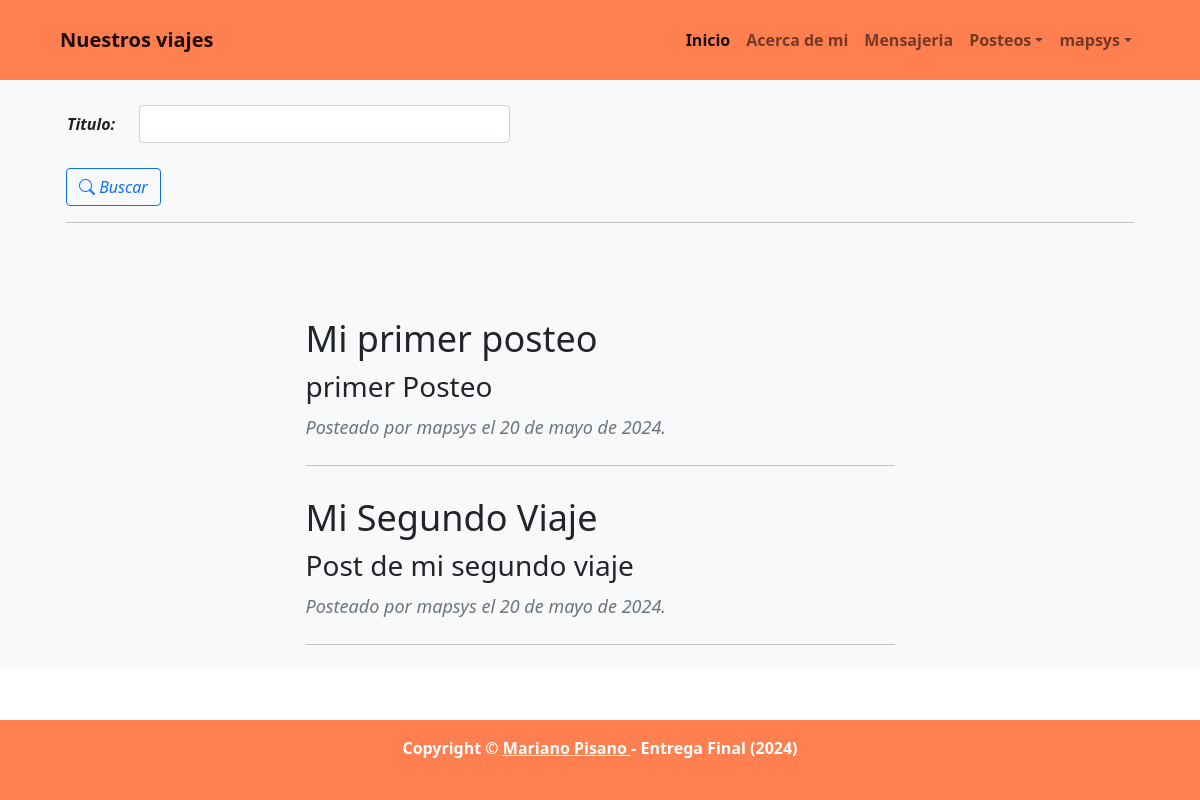
/posteos/posteos/buscar (signed in), run on an earlier commit of the app's database.
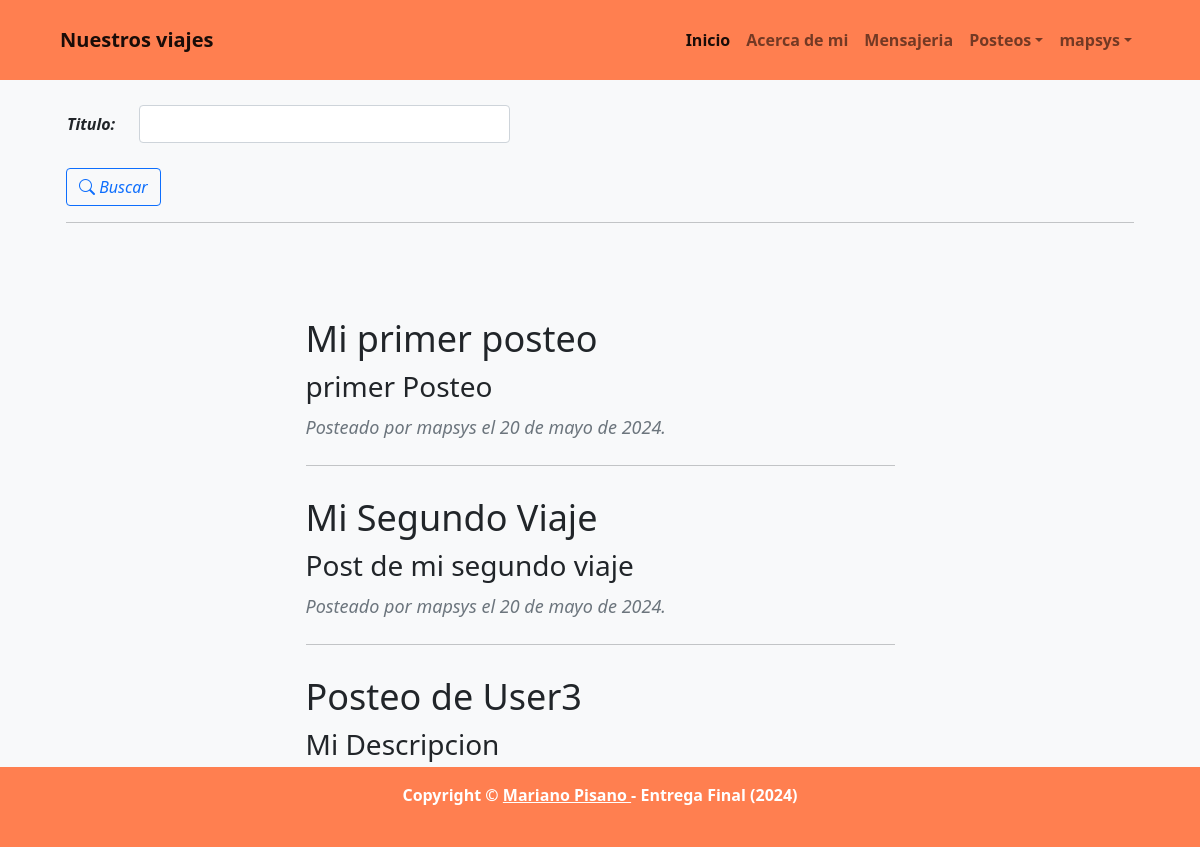
And on a later commit of the database.
### posteos/models.py (models this page shows)
class Posteo(models.Model):
    titulo         = models.CharField(max_length=255)
    subtitulo      = models.CharField(max_length=255)
    contenido      = RichTextField(null=True)
    autor          = models.ForeignKey(User, on_delete=models.CASCADE)
    fecha_creacion = models.DateField(auto_now_add=True, auto_now=False)
    imagen         = models.ImageField(upload_to='galeria', null=True, blank=True)

### posteos/views.py (the view)
# urls.py: path("posteos/buscar", views.buscar_posts, name="posteo_buscar"),
@login_required
def buscar_posts(request):
    titulo = request.GET.get('titulo', None)
    if titulo:
        posts = models.Posteo.objects.filter(titulo__icontains=titulo)
    else:
        posts = models.Posteo.objects.all()
    posts = posts.order_by('id')
    formulario_buscar_posts = forms.FormularioBuscarPosts()
    return render(request, 'posteos/buscar_posteos.html', { 'form' : formulario_buscar_posts, 'posts' : posts })

### posteos/forms.py
class FormularioBuscarPosts(forms.Form):
    titulo = forms.CharField(max_length=255, required=False, widget=forms.TextInput(attrs={ 'class' : 'form-control' }))

### posteos/templates/posteos/buscar_posteos.html (shortened to what this page needs)
{% extends 'core/base.html' %}
{% load static %}
{% block bloque_contenido %}
<section class="bg-light">
    <div class="container">
        <form class="p-3 p-lg-4" action={% url 'posteos:posteo_buscar' %} method="GET">
            <table class="col-md-5 fst-italic">
                {{ form.as_table }}
            </table>
            <div class="py-3 py-lg-4">
                <button class="btn btn-outline-primary fst-italic"><i class="bi bi-search"></i> Buscar</button>
                <hr/>
            </div>
        </form>
    </div>
</section>
<section class="bg-light">
    <div class="container px-4 px-lg-5">
        {% if posts %}
            <div class="row gx-4 gx-lg-5 justify-content-center">
                <div class="col-md-10 col-lg-8 col-xl-7">
                    {% for post in posts %}
                        <div class="post-preview">
                            <a href={% url 'posteos:posteo_detail' post.id %}>
                                <h2 class="post-title">{{ post.titulo }}</h2>
                                <h3 class="post-subtitle">{{ post.subtitulo }}</h3>
                            </a>
                            <p class="post-meta">
                                Posteado por {{ post.autor }} el {{ post.fecha_creacion }}.
                            </p>
                        </div>
                        <hr class="my-4"/>
                    {% endfor %}
                </div>
            </div>
        {% else %}
            <div class="p-3 p-lg-4 lead fst-italic">
                <p>No hay publicaciones creadas en este momento.</p>
            </div>
        {% endif %}
    </div>
</section>
{% endblock bloque_contenido %}

What changed in the data, as far as the page shows it:
added Posteo: titulo "Posteo de User3", subtitulo "Mi Descripcion"
